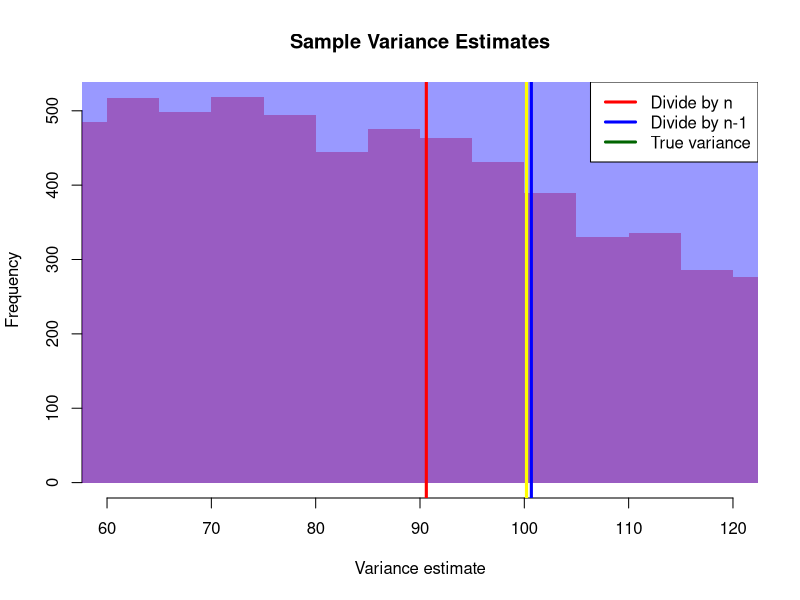

Write the R code that produced this figure.
set.seed(42)

# True population
population <- rnorm(1000000, mean = 50, sd = 10)
true_variance <- var(population) # This uses n-1, close to true σ² = 100


# Parameters
sample_size <- 10
num_samples <- 10000

# Collect sample variances
var_n_minus1 <- numeric(num_samples)
var_n <- numeric(num_samples)

for (i in 1:num_samples) {
    sample_data <- sample(population, sample_size)

    # 1) Corrected (n-1) variance (default in var())
    var_n_minus1[i] <- var(sample_data)

    # 2) Uncorrected (divide by n)
    var_n[i] <- sum((sample_data - mean(sample_data))^2) / sample_size
}

# Compare the averages
avarage_n_minus_1 = mean(var_n_minus1) # unbiased estimate ≈ true variance
average_n = mean(var_n) # biased estimate (smaller)

png("bessels_variance_hist.png")

hist(var_n,
     breaks = 50, col = rgb(1, 0, 0, 0.4), xlim = c(60, 120),
     main = "Sample Variance Estimates",
     xlab = "Variance estimate", border = NA)
hist(var_n_minus1, breaks = 50, col = rgb(0, 0, 1, 0.4), add = TRUE, border = NA)
abline(v = true_variance, col = "yellow", lwd = 3)
abline(v = avarage_n_minus_1, col = "blue", lwd = 3)
abline(v = average_n, col = "red", lwd = 3)
legend("topright",
       legend = c("Divide by n", "Divide by n-1", "True variance"),
       col = c("red", "blue", "darkgreen"), lwd = 3)

dev.off()
